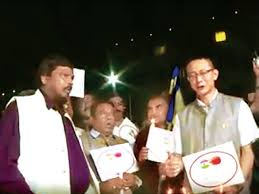
#> input picture corona.jfif, 259 x 194 px
$ jupyter execute stegano.ipynb
#> lines starting #> are read from the running program, lines starting #| are printed output that depends on the picture
#> the answer given: 1
[cell 1]
import numpy as np
import cv2
import matplotlib.pyplot as plt

[cell 2]
# [9 lines left out: function binary, not called in this run]

[cell 3]
# [23 lines left out: function encode, not called in this run]

[cell 4]
# [15 lines left out: function decode, not called in this run]

[cell 5]
def input_img():
  img_name = input("ENTER THE IMAGE NAME - ")
#> the answer given: corona.jfif
  img = cv2.imread(img_name)
#> img is the input picture: shape (194, 259, 3); mean B, G, R 85.7, 96.2, 106.3
  print("ORIGINAL IMAGE - ")
  image = cv2.resize(img, (400, 400))
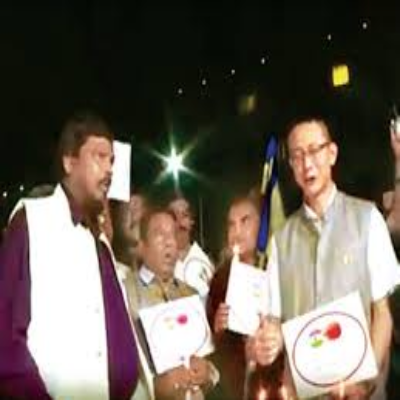
#> image: shape (400, 400, 3); mean B, G, R 85.6, 96.1, 106.2
  imgplot = plt.imshow(image)
  plt.show()
  d = input("ENTER THE MESSAGE - ")
  if (len(d) == 0):
    raise ValueError('INVALID MESSAGE')
  fname = input("ENTER THE NAME OF ENCODED IMAGE - ")
  encoded_image = encode(d, img)
  cv2.imwrite(fname, encoded_image)
